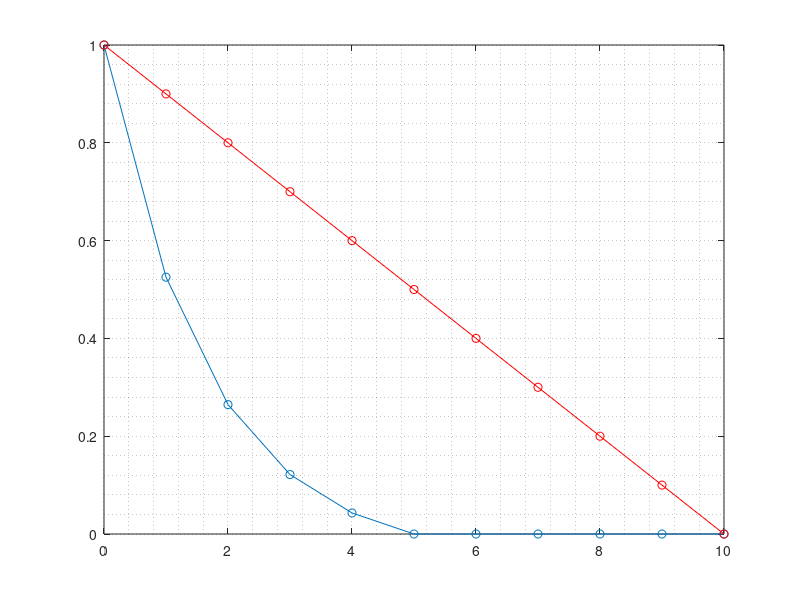

MATLAB code for this plot: (Note: this script raises an error after producing the figure.)
close all
alpha = 0.3;
figure
N_K = 5;
N_S = 10*N_K;
N_tot = N_S/N_K;
Nj = 0:N_tot;
m = 2;
% plot(Nj,exp(-alpha*Nj) - exp(-alpha*10),'o-')
% plot(Nj,(1/(1 - exp(-alpha*N_tot)))*(exp(-alpha*Nj) - exp(-alpha*N_tot)),'o-')
sigbar = @(Nj) max(0,(1/(1 - exp(-alpha*N_S/N_K)))*(exp(-alpha*Nj) - exp(-alpha*N_S/N_K)));
plot(Nj,sigbar(m*Nj),'o-')
hold on
plot(Nj,-Nj/Nj(end)+1,'ro-')
grid minor
%% ************************************************************************

% clf
% N_S   = 10;
% N_K   = 1;
N_K   = 10;
N_S   = N_K*10;
alpha = 0.3;


sigbar = @(Nj) (1/(1 - exp(-alpha*N_S/(1*N_K))))*(exp(-alpha*Nj) - exp(-alpha*N_S/(1*N_K)));
rate = 7;
knowledge = @(n,cj) (1/(1 - exp(-rate)))*(exp(-rate/cj*n) - exp(-rate));

% *************************************************************************
%                      Parallel incremental learning                      *
% *************************************************************************
clc
close all

% -------------------------------------------------------------------------

C = 0;
cj = zeros(N_S/(m*N_K),1); % complexity for each of the skills in a cluster
cjk       = zeros(N_S/N_K,N_K);
sigma_bar = zeros(N_S/(m*N_K),1); 
for k = 1:2
    for r = 1:m
        figure('Color',[1 1 1])
        for j = 1:N_S/(m*N_K) % loop over the skills in a cluster            
            sigma_bar(j) = sigbar(j-1);
            cj(j)        = c0*sigma_bar(j);
            n            = 0:0.001:cj(j); 
            p = plot(n + 1*C, 1/1*( (sigma_bar(j) - sigbar(j))*knowledge(n,cj(j)) + 1*sigbar(j)));
            hold on
            p = area(n + 1*C, 1/1*( (sigma_bar(j) - sigbar(j))*knowledge(n,cj(j)) + 1*sigbar(j)),'FaceAlpha',0.5);
            C = C + cj(j);
        end
        xlabel('$n$','Interpreter','latex','FontSize',25);
        ylabel(['$\bar{\sigma}_{j',',',num2str(k),',',num2str(r),'}^{(I)}$'],'Interpreter','latex','FontSize',25);           
%         sigma_bar(j+1) = sigbar(N_S/(m*N_K));
%         figure('Color',[1 1 1])
%         plot([0;cumsum(cj)],sigma_bar,'ro--','LineWidth',2)
        C = 0;
    end
    % Knowledge -----------------------------------------------------------
    figure('Color',[1 1 1])
    plot(m*(0:N_S/(m*N_K)), sigbar(m*(0:N_S/(m*N_K))),'-or','LineWidth', 2)
    xlabel('$N_{j,k}$','Interpreter','latex','FontSize',20);
    ylabel(['${\bar{\sigma}}_{j,',num2str(k),'}^{(I)}$'],'Interpreter','latex','FontSize',20); 
    % xlim([1 N_S/N_K])
    title('Remaining Knowledge VS. Skills (Parallel Incremental)','FontSize',15)
    grid on    
end

%% Complexity --------------------------------------------------------------
figure('Color',[1 1 1])
plot(1:N_S/N_K,cj,'-o','LineWidth', 2)
xlabel('$N_{j}$','Interpreter','latex','FontSize',20);
ylabel('$c_{j,k}^{(I)}$','Interpreter','latex','FontSize',20); 
xlim([1 N_S/N_K])
title('Complexity VS. Skills (Single Incremental)','FontSize',15)
grid on
%% -------------------------------------------------------------------------
figure('Color',[1 1 1])
C = 0;
cj = zeros(N_S/N_K,1);
sigma_bar = zeros(N_S/N_K,1);
for j = 1:N_S/N_K
    sigma_bar(j) = sigbar(j-1);%exp(-alpha*(j-1));
    cj(j)        = c0*sigma_bar(j);
    n            = 0:0.1:cj(j);
%     p1            = plot3(n, j*ones(numel(n),1), sigma_bar(j)*exp(-6/cj(j)*n),'LineWidth',2);
    p1            = plot3(n, j*ones(numel(n),1), sigma_bar(j)*knowledge(n,cj(j)),'LineWidth',2);
    hold on
    p            = fill3(n([1 1:end end]), j*ones(numel(n)+2,1), [0 sigma_bar(j)*knowledge(n,cj(j)) 0],p1.Color, 'FaceAlpha', 0.1);
    C            = C + cj(j);
end
plot3(zeros(N_S/N_K,1),1:N_S/N_K,sigma_bar ,'d--','LineWidth', 2,'color',[1 0 0])
plot3(cj,1:N_S/N_K,zeros(N_S/N_K,1),'o--','LineWidth', 2,'color',[0 0 1])
xlabel('$n$','Interpreter','latex','FontSize',20);
ylabel('$N_{j}$','Interpreter','latex','FontSize',20);   
zlabel('$\bar{\sigma}_{j,k}^{(I)}$','Interpreter','latex','FontSize',20);   
ylim([0 N_S/N_K])
view([150 30])
SAVE_FIG = 0;
fig = gcf;
ax  = gca;
% plt = p;
% fcn_scrpt_prepare_graph(fig, ax, [], [], [], 8.8, 4, 1)
% axis off
view([45,30])

if SAVE_FIG == 1
    export_fig(fullfile(fileparts(matlab.desktop.editor.getActiveFilename),'figures','single_incremental_knowledge'),'-pdf')
    close(gcf);
end      

%% ************************************************************************
%                      Parallel transfer learning                         *
% *************************************************************************
% close all
clc
% N_K   = 15;
% N_S   = N_K*10;
% % N_S   = 100;
% % N_K   = 10;
% alpha = 0.2;

% sigbar = @(Nj) (1/(1 - exp(-alpha*N_S/N_K)))*(exp(-alpha*Nj) - exp(-alpha*N_S/N_K));
% rate = 7;
% knowledge = @(n,cj) (1/(1 - exp(-rate)))*(exp(-rate/cj*n) - exp(-rate));

% B = zeros(N_K);
% for k = 2:N_K
%     aux = rand(k-1,1);
%     aux = rand(1)*aux/sum(aux);
%     B(1:k-1,k) = aux;
% end
% B = triu(B) - transpose(triu(B));
B = ~eye(N_K)*1/(N_K);
B = triu(B) - tril(B);
% -------------------------------------------------------------------------
figure('Color',[1 1 1])
hold on
clear sigma_bar
C            = 0;
sigma_k      = zeros(N_K,1);
bar_sigma_jk = zeros(N_S/N_K,N_K);
cjk          = zeros(N_S/N_K,N_K);
transfer     = NaN(N_K,1);
for r = 1:m
    subplot(5,1,r)
    hold on
    for k = 1:N_K
        if k == 1
            transfer(k) = 1;
            text(0*ones(11,1),ones(11,1)+0.01,['$k_{',num2str(k),'}$'],'FontSize', 15,'Interpreter','latex')
        else
            %beta        = 1/(k-1);
            %beta        = 1/(N_K-1);
            %transfer(k) = 1 - beta*sum(sigma_k(1:k-1));
            transfer(k) = 1 - (B(:,k)')*sigma_k;
            plot(sum(cjk(:,1:k-1),'all')*ones(11,1),0:0.1:1,'k-','LineWidth', 0.5)
            text(sum(cjk(:,1:k-1),'all')*ones(11,1),ones(11,1)+0.01,['$k_{',num2str(k),'}$'],'FontSize', 15,'Interpreter','latex')
            
        end
    %     plot(k*c0*ones(11,1),0:0.1:1,'k-','LineWidth', 0.5)
        
            for j = 1:N_S/(m*N_K)
                bar_sigma_jk(j,k) = transfer(k)*sigbar(j-1);%transfer(k)*exp(-alpha*(j-1));
                cjk(j,k)          = c0*bar_sigma_jk(j,k);
                n                 = 0:0.1:cjk(j,k);
                %p                 = plot(n + (k-1)*c0,bar_sigma_jk(j,k)*knowledge(n,cjk(j,k)),'LineWidth',1);
                shift = 1;
                if k == 1
                    p                 = plot(n + shift*sum(cjk(1:j-1,k)),bar_sigma_jk(j,k)*knowledge(n,cjk(j,k)),'LineWidth',1);
                    p                 = area(n + shift*sum(cjk(1:j-1,k)),bar_sigma_jk(j,k)*knowledge(n,cjk(j,k)),'EdgeColor',p.Color,'FaceColor',p.Color,'FaceAlpha',0.1);                
                else
                    p                 = plot(n + sum(cjk(:,1:k-1),'all')+ shift*sum(cjk(1:j-1,k)),bar_sigma_jk(j,k)*knowledge(n,cjk(j,k)),'LineWidth',1);
                    p                 = area(n + sum(cjk(:,1:k-1),'all')+ shift*sum(cjk(1:j-1,k)),bar_sigma_jk(j,k)*knowledge(n,cjk(j,k)),'EdgeColor',p.Color,'FaceColor',p.Color,'FaceAlpha',0.1);
                end
    %             p                 = area(n + (k-1)*c0,bar_sigma_jk(j,k)*knowledge(n,cjk(j,k)),'EdgeColor',p.Color,'FaceColor',p.Color,'FaceAlpha',0.1);
                C                 = C + cjk(j,k);
            end
            ax                 = gca;
            ax.ColorOrderIndex = 1;
            sigma_k(k)         = 1 - transfer(k)*sigbar(N_S/(m*N_K));%bar_sigma_jk(j,k);
    end
    plot(sum(cjk(:,1:k),'all')*ones(11,1),0:0.1:1,'k-','LineWidth', 0.5)
    plot([0,cumsum(sum(cjk,1))],[transfer;NaN],'ks--','LineWidth',2)   
    ylabel(['$^{||}\bar{\sigma}_{j,k,',num2str(r),'}^{(T)}$'],'Interpreter','latex','FontSize',20);  
    xlim([0,2000])
    grid on
    % Reset variables for next robot
    C            = 0;
    sigma_k      = zeros(N_K,1);
    bar_sigma_jk = zeros(N_S/N_K,N_K);
    cjk          = zeros(N_S/N_K,N_K);
    transfer     = NaN(N_K,1);
end
xlabel('$n$','Interpreter','latex','FontSize',20);

% ylabel(['$\bar{\sigma}_{j',',',num2str(k),',',num2str(r),'}^{(I)}$'],'Interpreter','latex','FontSize',25);           
% title('Knowledge VS. Episode (Single Transfer)','FontSize',15)

SAVE_FIG = 0;
fig = gcf;
ax  = gca;
plt = p;
% fcn_scrpt_prepare_graph(fig, ax, [], [], [], 8.8, 4, 1)
if SAVE_FIG == 1
    export_fig(fullfile(fileparts(matlab.desktop.editor.getActiveFilename),'figures','single_transfer_knowledge'),'-pdf')
    close(gcf);
end    
%% -------------------------------------------------------------------------
figure('Color',[1 1 1])
plot(1:N_S/N_K,cjk,'-o','LineWidth', 2)
xlabel('$N_{j,k}$','Interpreter','latex','FontSize',20);
ylabel('$c_{j,k}^{(T)}$','Interpreter','latex','FontSize',20);
legend('k_1','k_2','k_3','k_4','k_5')
xlim([1 N_S/N_K])
% title('Complexity VS. Skills (Single Transfer)','FontSize',15)
grid on
SAVE_FIG = 0;
fig = gcf;
ax  = gca;
plt = p;
fcn_scrpt_prepare_graph(fig, ax, [], [], [], 8.8, 4, 1)
if SAVE_FIG == 1
    export_fig(fullfile(fileparts(matlab.desktop.editor.getActiveFilename),'figures','single_transfer_complexity'),'-pdf')
    close(gcf);
end    
% -------------------------------------------------------------------------
sigma_bar_S = [0; cumsum(sum(eye(N_K) + B,2)*1/N_K)];
figure('Color',[1 1 1])
plot(0:N_K,1 - sigma_bar_S ,'ko-','LineWidth',2)
xlabel('$k_T$','Interpreter','latex','FontSize',25);
ylabel('$\bar{\sigma}_{\mathcal{S}}$','Interpreter','latex','FontSize',25);
xlim([0 N_K])
ylim([0 1])
% title('Complexity VS. Skills (Single Transfer)','FontSize',15)
grid on
%% ------------------------------------------------------------------------
figure('Color',[1 1 1])
plot([0,cumsum(sum(cjk,1))],1 - sigma_bar_S ,'ko-','LineWidth',2)
hold on
plot([0,cumsum(sum(cj*ones(1,N_K),1))],-(0:1/N_K:1)+1 ,'ro-','LineWidth',2)
xlabel('$n$','Interpreter','latex','FontSize',25);
ylabel('$\bar{\sigma}_{\mathcal{S}}$','Interpreter','latex','FontSize',25);
% xlim([0 sum(sum(cjk,1))])
ylim([0 1])
% title('Complexity VS. Skills (Single Transfer)','FontSize',15)
grid on


%% ************************************************************************
%                           Parallel learning
% *************************************************************************
clc
N_K = 10;
N_S = 1:1:1E6;
alpha = 0.1;
beta = 1/N_K;
m = 10:10:100;
% m = [10 100];
c0 = 100;
% Incremental -------------------------------------------------------------
close all
figure('Color',[1 1 1])
p = [];
for i = 1:numel(m)
    C_i_p = m(i)*N_K*c0*(1 - exp(-alpha*N_S/(m(i)*N_K)))/(1 - exp(-alpha));
    p = [p loglog(N_S,C_i_p)];
    hold on
end
grid on
xlabel('$N_{\mathcal{S}}$','Interpreter','latex','FontSize',20);
ylabel('$^{||}C^{(I)}(N_\mathcal{S}; m)$','Interpreter','latex','FontSize',20);   
% title('Incremental','FontSize',15)

SAVE_FIG = 0;
fig = gcf;
ax  = gca;
plt = p;
fcn_scrpt_prepare_graph(fig, ax, plt, [], [], 8.8, 4, 1)
if SAVE_FIG == 1
    export_fig(fullfile(fileparts(matlab.desktop.editor.getActiveFilename),'figures','parallel_incremental_complexity'),'-pdf')
    close(gcf);
end 

% Transfer ----------------------------------------------------------------
figure('Color',[1 1 1])
% hold on
p =  [];
for i = 1:numel(m)
    bar_sigma_m = exp(-alpha*N_S/(m(i)*N_K));
    factor = 1 - 0.5*(1 + N_K)*beta*(1 - bar_sigma_m);
    C_i_p = m(i)*N_K*c0*(1 - exp(-alpha*N_S/(m(i)*N_K)))/(1 - exp(-alpha));
    C_t_p = factor.*C_i_p;
    p = [p loglog(N_S,C_t_p)];
    hold on
end
grid on
xlabel('$N_{\mathcal{S}}$','Interpreter','latex','FontSize',20);
ylabel('$^{||}C^{(T)}(N_\mathcal{S}; m)$','Interpreter','latex','FontSize',20);   
% title('Transfer','FontSize',15)

SAVE_FIG = 0;
fig = gcf;
ax  = gca;
plt = p;
fcn_scrpt_prepare_graph(fig, ax, plt, [], [], 8.8, 4, 1)
if SAVE_FIG == 1
    export_fig(fullfile(fileparts(matlab.desktop.editor.getActiveFilename),'figures','parallel_transfer_complexity'),'-pdf')
    close(gcf);
end 

% Collective --------------------------------------------------------------
figure('Color',[1 1 1])
% hold on
p = [];
for i = 1:numel(m)
    C_c = m(i)*c0*(1 - exp(-alpha*N_S))/(1 - exp(-alpha*m(i)));
    p = [p loglog(N_S,C_c)];
    hold on
end
legend(num2str(m(1)),num2str(m(2)))
grid on
xlabel('$N_{\mathcal{S}}$','Interpreter','latex','FontSize',20);
ylabel('$^{||}C^{(C)}(N_\mathcal{S}; m)$','Interpreter','latex','FontSize',20);   
% title('Collective','FontSize',15)

SAVE_FIG = 0;
fig = gcf;
ax  = gca;
plt = p;
fcn_scrpt_prepare_graph(fig, ax, plt, [], [], 8.8, 4, 1)
if SAVE_FIG == 1
    export_fig(fullfile(fileparts(matlab.desktop.editor.getActiveFilename),'figures','parallel_collective_complexity'),'-pdf')
    close(gcf);
end 
%%
clearvars
clc

N_S   = 10^4;
N_K   = logspace(1,log10(N_S),log10(N_S));
alpha = 0.1;
beta  = 1./N_K;
m     = 1:1:100;
% m(mod(N_S,m) ~= 0) = NaN;
c0    = 100;

    

%%

P  = 100;
dt = 5*60;
e0 = P*dt;

% Incremental -------------------------------------------------------------
close all
figure
hold on
for i = 1:numel(N_K)
%     for j=1:numel(m)
%         C_i_p(j) = m(j)*(N_K(i)*c0*(1 - exp(-alpha*N_S./(m(j)*N_K(i))))./(1 - exp(-alpha)));
%     end
    C_i_p = m.*(N_K(i)*c0*(1 - exp(-alpha*N_S./(m.*N_K(i))))./(1 - exp(-alpha)));
    plot(m,C_i_p,'.')
end

xlabel('$m$','Interpreter','latex','FontSize',20);
ylabel('$^{||}C^{(I)}(m; N_\mathcal{K}) |_{N_\mathcal{S}=10^{4}} $','Interpreter','latex','FontSize',20);   
title('Incremental','FontSize',15)
grid minor

% Transfer ----------------------------------------------------------------
clc
fcolor = [0 0.4470 0.7410;
0.8500 0.3250 0.0980;
0.9290 0.6940 0.1250;
0.4940 0.1840 0.5560
0.4660 0.6740 0.1880; 
0.3010 0.7450 0.9330;
0.6350 0.0780 0.1840];

for i = 1:numel(N_K)
    for j=1:numel(m)
        bar_sigma_m(i,j) = exp(-alpha*N_S/(m(j)*N_K(i)));
        factor(i,j)      = 1 - 0.5*(1 + N_K(i))*beta(i)*(1 - bar_sigma_m(i,j));
        C_i_p(i,j)       = m(j)*N_K(i)*c0*(1 - exp(-alpha*N_S/(m(j)*N_K(i))))/(1 - exp(-alpha));
        C_t_p(i,j)       = factor(i,j).*C_i_p(i,j);
    end
end
C_c_p = m.*(c0*(1 - exp(-alpha*N_S))./(1 - exp(-alpha*m)));

close all
figure('Color',[1 1 1])
    subplot(2,1,1)
    semilogy(m,e0*C_i_p,'--','LineWidth',2);
    ax = gca;
    ax.ColorOrder = fcolor;
    hold on
    ax.ColorOrderIndex = 1;
    semilogy(m,e0*C_t_p,'-.','LineWidth',2);
    semilogy(m,e0*C_c_p,'k-','LineWidth',2)
    xlabel('$m$','Interpreter','latex','FontSize',20);
    ylabel('$E_{\mathcal{S}}(m; N_\mathcal{K}) |_{N_\mathcal{S}=10^{6}} $ [J]','Interpreter','latex','FontSize',20);   
    title('Total Energy VS. No. of Robots','FontSize',15)
    grid minor 
    xlim([min(m) max(m)])

aux = NaN(1,numel(N_K));
ax.ColorOrderIndex = 1;
p1 = plot(1,aux, 'LineWidth',3);
p2 = plot(1,aux(:,1),'k --','LineWidth',2);
p3 = plot(1,aux(:,1),'k -.','LineWidth',2);
p4 = plot(1,aux(:,1),'k -','LineWidth',2);
p = [p1; p2; p3; p4];
labels = cell(1,numel(N_K));
for i=1:numel(N_K)
    labels{i} = ['$N_{\mathcal{K}}=$' num2str(N_K(i))];
end
labels{i+1} = 'Incremental';
labels{i+2} = 'Transfer';
labels{i+3} = 'Collective';
legend(p,labels,'Interpreter','latex','FontSize',15)    
clear aux p labels

% subplot(2,1,2)
%     ax = gca;
%     ax.ColorOrder = fcolor;
%     semilogy(m,e0*C_i_p./m,'--','LineWidth',2);
%     hold on
%     ax.ColorOrderIndex = 1;
%     semilogy(m,e0*C_t_p./m,'-.','LineWidth',2);
%     semilogy(m,e0*C_c_p./m,'k-','LineWidth',2)
%     xlabel('$m$','Interpreter','latex','FontSize',20);
%     ylabel('$E_{\mathcal{S}}/m$ [J]','Interpreter','latex','FontSize',20);   
%     title('Energy per agent (-- Incremental | -. Transfer | - Collective) ','FontSize',15)
%     grid minor   
%     xlim([min(m) max(m)])
subplot(2,1,2)
    ax = gca;
    ax.ColorOrder = fcolor;
    semilogy(m,dt*C_i_p./m,'--','LineWidth',2);
    hold on
    ax.ColorOrderIndex = 1;
    semilogy(m,dt*C_t_p./m,'-.','LineWidth',2);
    semilogy(m,dt*C_c_p./m,'k-','LineWidth',2)
    xlabel('$m$','Interpreter','latex','FontSize',20);
    ylabel('$T_{\mathcal{S}}(m; N_\mathcal{K}) |_{N_\mathcal{S}=10^{6}}$ [s]','Interpreter','latex','FontSize',20);   
    title('Total Time VS. No. of Robots','FontSize',15)
    grid minor   
    xlim([min(m) max(m)])

aux = NaN(1,numel(N_K));
ax.ColorOrderIndex = 1;
p1 = plot(1,aux, 'LineWidth',3);
p2 = plot(1,aux(:,1),'k --','LineWidth',2);
p3 = plot(1,aux(:,1),'k -.','LineWidth',2);
p4 = plot(1,aux(:,1),'k -','LineWidth',2);
p = [p1; p2; p3; p4];
labels = cell(1,numel(N_K));
for i=1:numel(N_K)
    labels{i} = ['$N_{\mathcal{K}}=$' num2str(N_K(i))];
end
labels{i+1} = 'Incremental';
labels{i+2} = 'Transfer';
labels{i+3} = 'Collective';
legend(p,labels,'Interpreter','latex','FontSize',15)    
clear aux p labels   
%%



figure;plot(m,bar_sigma_m,'.')
legend("10","100","1000","10000")
xlabel('$m$','Interpreter','latex','FontSize',20);
ylabel('$\bar{\sigma}_m(m; N_\mathcal{K}) |_{N_\mathcal{S}=10^{4}}$','Interpreter','latex','FontSize',20);   
title('Knowledge','FontSize',15)
grid minor

%% Simulation *************************************************************
close all
% rng default; % For reproducibility

X = [randn(100,2)*rand(1,1) + randi(5)*ones(100,2);
     randn(100,2)*rand(1,1) - randi(5)*ones(100,2);
     randn(100,2)*rand(1,1) + randi(5)*ones(100,2)];
% plot(X,'k*')
% X = rand(100,2);
X = fcn_create_dummy_clusters();
plot(X(:,1),X(:,2),'k*')


%%
N_S   = 100;
N_K   = 5;
alpha = 0.1;
close all
% X = rand(N_S,2);
clusters = N_K;
opts = statset('Display','final');
% [idx,C] = kmeans(X,clusters,'Distance','cityblock',...
%     'Replicates',5,'Options',opts);
[idx,C] = kmeans(X,clusters);

figure;
% plot(X,'ko')
% hold on
for k=1:clusters
plot(X(idx==k,1),X(idx==k,2),'.','MarkerSize',12)
hold on
end
plot(C(:,1),C(:,2),'kx',...
     'MarkerSize',15,'LineWidth',3) 
% legend('Cluster 1','Cluster 2','Centroids',...
%        'Location','NW')
title 'Cluster Assignments and Centroids'
hold off

%%
close all
clc
N_S   = 200;
N_K   = 5;
rng default; % For reproducibility
X = rand(N_S,2);
% X = fcn_create_dummy_clusters();
% idx = dbscan(X,0.069,2);
% idx = spectralcluster(X,5);
idx = kmedoids(X,N_K);
% figure
% for k=1:N_K
%     plot(X(idx==k,1),X(idx==k,2),'*','MarkerSize',12)
%     hold on
% end

for k=1:1%N_K
    % d = pdist([X(idx==k,1),X(idx==k,2)]);
    % d = d/max(d);
    D       = squareform(pdist([X(idx==k,1),X(idx==k,2)])); % distance between pairs of tasks
%     D       = D./max(D,[],'all');   % normalized distance
    % alpha       = D./sum(D,'all');   % normalized distance
%     alpha = normr(D);

    figure('Color',[1 1 1])
    C         = 0;
    cj        = zeros(size(D,1),1);
    sigma_bar = zeros(size(D,1),1);
    for j = 1:size(D,1)
        %alpha        = D(j,:)./sum(D(j,1:(j-1))); 
        %sigma_bar(j) = exp(-sum(alpha(1:(j-1))));
        if j==1
            sigma_bar(j) = 1;
            SumAlpha(j) = 0;
        else
            SumAlpha(j)     = sum(D(j,1:(j-1)));%/max(D(j,1:(j-1)));
            sigma_bar(j) = exp(-SumAlpha(j));
        end
        disp(SumAlpha(j))
        cj(j)        = c0*sigma_bar(j);
        n            = 0:0.1:cj(j);
        p = plot3(n, j*ones(numel(n),1), sigma_bar(j)*exp(-6/cj(j)*n),'LineWidth',2);
        hold on
        p = fill3(n([1 1:end end]), j*ones(numel(n)+2,1), [0 sigma_bar(j)*exp(-6/cj(j)*n) 0],p.Color, 'FaceAlpha', 0.1);
        C = C + cj(j);  
    end
    plot3(zeros(size(D,1),1),1:size(D,1),sigma_bar ,'r-','LineWidth', 2,'color',[0.2 0.2 0.2])
    plot3(cj,1:size(D,1),zeros(size(D,1),1),'b-','LineWidth', 2,'color',[0.2 0.2 0.2])
    xlabel('$c_j^{(I)}$','Interpreter','latex','FontSize',20);
    ylabel('$N_{j}$','Interpreter','latex','FontSize',20);   
    zlabel('$\bar{\sigma}_{j}^{(I)}$','Interpreter','latex','FontSize',20);   
    ylim([1 size(D,1)])
    title(['Cluster k = ' num2str(k)])
end
% figure
% plot(X(:,1),X(:,2),'k.')
%%
clc
close all

d = 2;
k = 5;
n = 1000;
% Generate data 
[X,label] = kmeansRnd(d,k,n);
X = X';
plot(X(:,1),X(:,2),'k*')